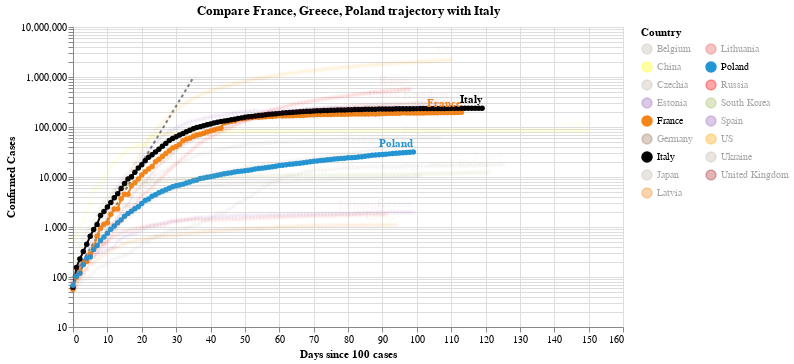

The notebook cell this image was saved under:
### Code cell
#hide_input
chart2 = make_since_chart(dff2, ['France', 'Greece', 'Poland'], baseline_countries)
chart2

### Figure 1 — Vega-Lite specification as saved in the notebook (floating-point values rounded to 4 significant figures; data arrays with more than 128 entries replaced by an {"elided": "..."} marker saying what was removed)
{"config": {"view": {"continuousWidth": 400, "continuousHeight": 300}}, "layer": [{"data": {"name": "data-628230001892d6798b50651be41d1b3e"}, "mark": {"type": "line", "color": "black", "opacity": 0.5, "strokeDash": [3, 3]}, "encoding": {"x": {"type": "quantitative", "field": "Days since 100 cases"}, "y": {"type": "quantitative", "field": "Confirmed Cases"}}}, {"data": {"name": "data-2f6817cfef0e8fa62a281af45e56b3cd"}, "mark": {"type": "line", "point": true}, "encoding": {"color": {"type": "nominal", "field": "Country", "legend": {"columns": 2}, "scale": {"domain": ["Belgium", "China", "Czechia", "Estonia", "France", "Germany", "Italy", "Japan", "Latvia", "Lithuania", "Poland", "Russia", "South Korea", "Spain", "US", "Ukraine", "United Kingdom"], "range": ["#C1B7AD", "yellow", "#C1B7AD", "#9467bd", "#F58518", "#9D755D", "black", "#C1B7AD", "#F58518", "#E45756", "#2495D3", "red", "#A1BA59", "#9467bd", "orange", "#C1B7AD", "brown"]}}, "opacity": {"condition": {"value": 1, "selection": "selector005"}, "value": 0.05}, "tooltip": [{"type": "nominal", "field": "Country"}, {"type": "temporal", "field": "Date"}, {"type": "quantitative", "field": "Confirmed Cases"}, {"type": "quantitative", "field": "Days since 100 cases"}], "x": {"type": "quantitative", "field": "Days since 100 cases"}, "y": {"type": "quantitative", "field": "Confirmed Cases", "scale": {"type": "log"}}}, "selection": {"selector005": {"type": "multi", "fields": ["Country"], "bind": "legend", "init": [{"Country": "France"}, {"Country": "Greece"}, {"Country": "Poland"}, {"Country": "Italy"}]}}, "width": 550}, {"data": {"name": "data-2f6817cfef0e8fa62a281af45e56b3cd"}, "mark": {"type": "text", "align": "right", "dy": -8, "fontWeight": "bold"}, "encoding": {"color": {"type": "nominal", "field": "Country", "legend": {"columns": 2}, "scale": {"domain": ["Belgium", "China", "Czechia", "Estonia", "France", "Germany", "Italy", "Japan", "Latvia", "Lithuania", "Poland", "Russia", "South Korea", "Spain", "US", "Ukraine", "United Kingdom"], "range": ["#C1B7AD", "yellow", "#C1B7AD", "#9467bd", "#F58518", "#9D755D", "black", "#C1B7AD", "#F58518", "#E45756", "#2495D3", "red", "#A1BA59", "#9467bd", "orange", "#C1B7AD", "brown"]}}, "opacity": {"condition": {"value": 1, "selection": "selector005"}, "value": 0.05}, "text": {"type": "nominal", "field": "Country"}, "tooltip": [{"type": "nominal", "field": "Country"}, {"type": "temporal", "field": "Date"}, {"type": "quantitative", "field": "Confirmed Cases"}, {"type": "quantitative", "field": "Days since 100 cases"}], "x": {"type": "quantitative", "field": "Days since 100 cases"}, "y": {"type": "quantitative", "field": "Confirmed Cases", "scale": {"type": "log"}}}, "transform": [{"filter": "(datum['Date'] >= 1592611200000)"}], "width": 550}], "title": "Compare France, Greece, Poland trajectory with Italy", "$schema": "https://vega.github.io/schema/vega-lite/v4.0.2.json", "datasets": {"data-628230001892d6798b50651be41d1b3e": [{"Days since 100 cases": 0, "Confirmed Cases": 100.0}, {"Days since 100 cases": 1, "Confirmed Cases": 130.0}, {"Days since 100 cases": 2, "Confirmed Cases": 169.0}, {"Days since 100 cases": 3, "Confirmed Cases": 219.7}, {"Days since 100 cases": 4, "Confirmed Cases": 285.6}, {"Days since 100 cases": 5, "Confirmed Cases": 371.3}, {"Days since 100 cases": 6, "Confirmed Cases": 482.7}, {"Days since 100 cases": 7, "Confirmed Cases": 627.5}, {"Days since 100 cases": 8, "Confirmed Cases": 815.7}, {"Days since 100 cases": 9, "Confirmed Cases": 1060.0}, {"Days since 100 cases": 10, "Confirmed Cases": 1379.0}, {"Days since 100 cases": 11, "Confirmed Cases": 1792.0}, {"Days since 100 cases": 12, "Confirmed Cases": 2330.0}, {"Days since 100 cases": 13, "Confirmed Cases": 3029.0}, {"Days since 100 cases": 14, "Confirmed Cases": 3937.0}, {"Days since 100 cases": 15, "Confirmed Cases": 5119.0}, {"Days since 100 cases": 16, "Confirmed Cases": 6654.0}, {"Days since 100 cases": 17, "Confirmed Cases": 8650.0}, {"Days since 100 cases": 18, "Confirmed Cases": 11250.0}, {"Days since 100 cases": 19, "Confirmed Cases": 14620.0}, {"Days since 100 cases": 20, "Confirmed Cases": 19000.0}, {"Days since 100 cases": 21, "Confirmed Cases": 24710.0}, {"Days since 100 cases": 22, "Confirmed Cases": 32120.0}, {"Days since 100 cases": 23, "Confirmed Cases": 41750.0}, {"Days since 100 cases": 24, "Confirmed Cases": 54280.0}, {"Days since 100 cases": 25, "Confirmed Cases": 70560.0}, {"Days since 100 cases": 26, "Confirmed Cases": 91730.0}, {"Days since 100 cases": 27, "Confirmed Cases": 119300.0}, {"Days since 100 cases": 28, "Confirmed Cases": 155000.0}, {"Days since 100 cases": 29, "Confirmed Cases": 201500.0}, {"Days since 100 cases": 30, "Confirmed Cases": 262000.0}, {"Days since 100 cases": 31, "Confirmed Cases": 340600.0}, {"Days since 100 cases": 32, "Confirmed Cases": 442800.0}, {"Days since 100 cases": 33, "Confirmed Cases": 575600.0}, {"Days since 100 cases": 34, "Confirmed Cases": 748300.0}, {"Days since 100 cases": 35, "Confirmed Cases": 972800.0}], "data-2f6817cfef0e8fa62a281af45e56b3cd": {"elided": "1866 records"}}}
